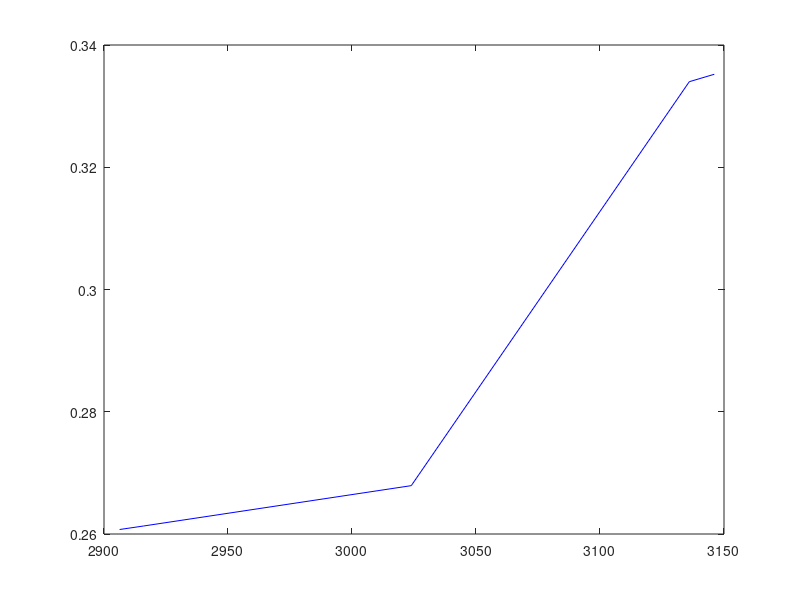

Recreate this plot in MATLAB.
%Phase 1 Calculation

V=[0:1:50 51 51.19]';

for i=1:53
    x(i,1)=(V(i,1))^(2);
    y(i,1)=((49344)/(314511-(20.27*(V(i,1))^(2))));
end

plot(x,y,'b') %PLOT OF PHASE 1

for i=1:52
    dist0=0
    distx(i,1)=((y(i+1,1)+y(i,1))/(2))*(x(i+1,1)-x(i,1));
end

PHASE1=sum(distx(:,1));


%Phase 1 Distance = 450.32m 




%PHASE 2 
%Assuming rotation of 5deg/s and n=1.44



%t=0-1.0s
V21=[51.19 52 53 53.91]';

for i=1:4
    x21(i,1)=(V21(i,1))^(2);
    y21(i,1)=((49344)/(314511-(33.12*(V21(i,1))^(2))));
end
  
plot(x21,y21,'b-');

for i=1:3  
    distx21(i,1)=((y21(i+1,1)+y21(i,1))/(2))*(x21(i+1,1)-x21(i,1));
end

L21=16.87*(V21(4,1))^(2);

PHASE21=sum(distx21);

%Phase 2: 64.27m OVERESTIMATE


%t=1.0-2.0s

V22=[53.91 54 55 56 56.09]';

for i=1:5
    x22(i,1)=(V22(i,1))^(2);
    y22(i,1)=((49344)/(314511-(53.18*(V22(i,1))^(2))));
end

plot(x22,y22,'b-');

for i=1:4
        distx22(i,1)=((y22(i+1,1)+y22(i,1))/(2))*(x22(i+1,1)-x22(i,1));
end

PHASE22=sum(distx22); %77.10m

L22=21.48*(V22(5,1))^(2);

%PHASE22 DISTANCE = 77.10m


%At t=2-3s

V23=[56.09 57 57.46]';

for i=1:3
    x23(i,1)=(V23(i,1))^(2);
    y23(i,1)=((49344)/(314511-(53.18*(V23(i,1))^(2))));
end

plot(x23,y23);

for i=1:2
        distx23(i,1)=((y23(i+1,1)+y23(i,1))/(2))*(x23(i+1,1)-x23(i,1));
end

PHASE23=sum(distx23);

L23=26.09*(V23(3,1))^(2); %=86140>>Lcritical. Can interpolate linearly to
%achieve the exact required value.

%t=2-2.214

V23new=[56.09 56.38]';

for i=1:2
    x23new(i,1)=(V23new(i,1))^(2);
    y23new(i,1)=((49344)/(314511-(53.18*(V23new(i,1))^(2))));
end

plot(x23new,y23new);

for i=1
        distx23new(i,1)=((y23(i+1,1)+y23(i,1))/(2))*(x23(i+1,1)-x23(i,1));
end

PHASE23new=sum(distx23new) %Distance is now 35.61m

%Total takeoff distance
TOTALTAKEOFFDISTANCE=PHASE1+PHASE21+PHASE22+PHASE23new; %625.86m


%DURING PHASE 3 CALCULATIONS - BECAUSE THE REQUIRED ANGLE OF ATTACK AT
%ROTATION END IS TOO HIGH, THE HORIZONTAL DISTANCE TRAVELLED TO ACHIEVE
%THIS IS TOO BIG.

%ALSO THE VERTICAL DISTANCE HAS ALREADY EXCEEDED THE REFERENCE DISTANCE WE
%ARE MEASURING AGAINST, MAKING OUR CALCULATIONS INCOMPLETE AND UNREALISTIC.
%TO MITIGATE THIS, WE REDUCE THE DISTANCE OF ROTATION BY REDUCING THE STALL
%ANGLE OF ATTACK FROM 15DEG TO 10DEG. THIS STEEPENS THE CL/A SLOPE, AND
%WILL PROVIDE THE REQUIRED LIFT AT A LOWER ANGLE OF ATTACK, WHICH FOR THE
%SAME RATE OF ROTATION WILL BE ACHIEVED QUICKER, RESULTING IN A SHORTER
%DISTANCE AND ALLOWING TO COMPLETE THE CALCULATION.




%CALCULATION FOR STALL AoA=10 DEGREES PHASE2

V21=[51.19 52 53 53.91]';

for i=1:4
    x21(i,1)=(V21(i,1))^(2);
    y21(i,1)=((49344)/(314511-(43.1*(V21(i,1))^(2))));
end
  
plot(x21,y21,'b-');

for i=1:3  
    distx21(i,1)=((y21(i+1,1)+y21(i,1))/(2))*(x21(i+1,1)-x21(i,1));
end

PHASE21=sum(distx21);

L21=19.17*(V21(4,1))^(2);

%T=1.0-2.0S

%V22=[53.91 54 55 55.79]';

%L22=26.14*(V22(4,1))^(2);%LIFT FORCE=81.36kN THEREFORE NEED TO INTERPOLATE

%INTERPOLATING GIVES ANGLE REQUIRED=7.86 DEGREES AND TIME OF ROTATION
%0.572SECONDS

%t=1.0-1.572

V22=[53.91 54 54.99]';

for i=1:3
    x22(i,1)=(V22(i,1))^(2);
    y22(i,1)=((49344)/(314511-(43.1*(V22(i,1))^(2))));
end
  
plot(x22,y22,'b-');

for i=1:2
    distx22(i,1)=((y22(i+1,1)+y22(i,1))/(2))*(x22(i+1,1)-x22(i,1));
end

PHASE22=sum(distx22);

TAKEOFFDISTANCE=PHASE1+PHASE21+PHASE22+95.98+26.96;